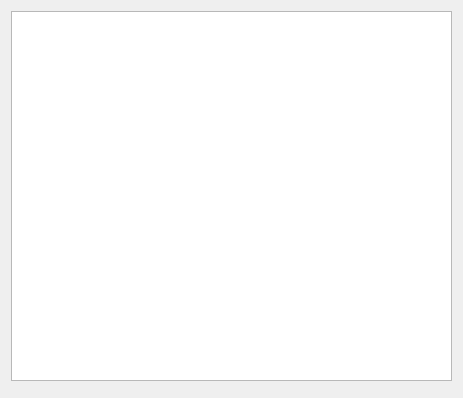
<?xml version="1.0" encoding="UTF-8"?>
<ui version="4.0">
 <class>SongTableViewContainer</class>
 <widget class="QWidget" name="SongTableViewContainer">
  <property name="geometry">
   <rect>
    <x>0</x>
    <y>0</y>
    <width>463</width>
    <height>398</height>
   </rect>
  </property>
  <property name="windowTitle">
   <string>Form</string>
  </property>
  <layout class="QVBoxLayout" name="verticalLayout">
   <item>
    <widget class="SongTableView" name="tableView"/>
   </item>
   <item>
    <widget class="FilterWidget" name="filterWidget" native="true"/>
   </item>
  </layout>
 </widget>
 <customwidgets>
  <customwidget>
   <class>SongTableView</class>
   <extends>QTableView</extends>
   <header>SongTableView/songtableview.h</header>
  </customwidget>
  <customwidget>
   <class>FilterWidget</class>
   <extends>QWidget</extends>
   <header>filterwidget.h</header>
   <container>1</container>
  </customwidget>
 </customwidgets>
 <resources/>
 <connections/>
</ui>
